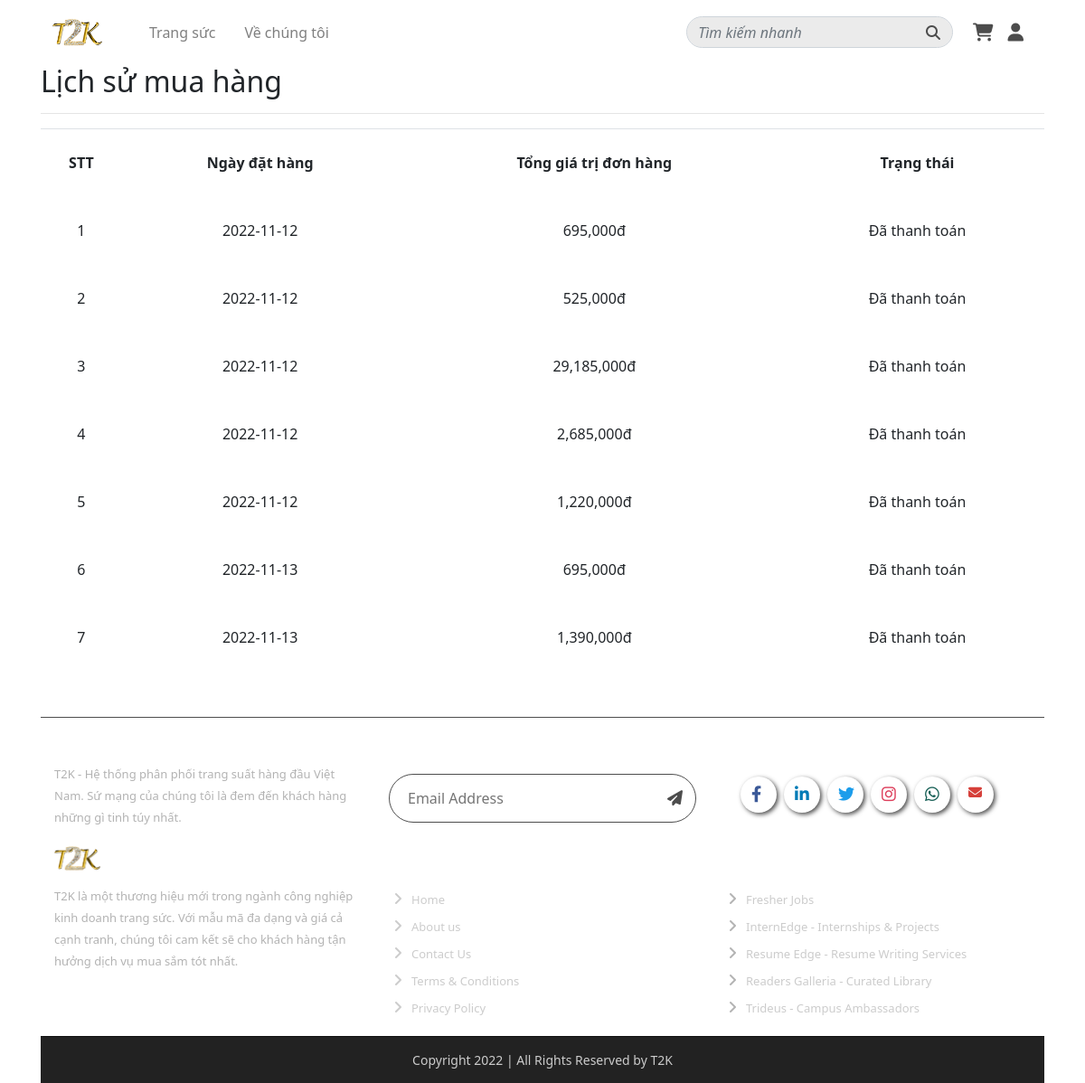
/Order/History (signed in), run on the app's committed database.
### tables this page shows
CREATE TABLE `tbl_order` (
  `order_id` int(10) NOT NULL,
  `order_date` date NOT NULL,
  `order_status` varchar(100) NOT NULL,
  `order_price` int(100) NOT NULL,
  `user_id` int(10) NOT NULL
);

### mvc/core/Controller.php (called while the page is built, shortened)
<?php
    class Controller{
        public function View($view,$data = []) {
            require_once "mvc/views/".$view.".php";
        }
    }
?>

### mvc/controllers/Order.php (called while the page is built, shortened)
<?php
class Order extends Controller
{
    protected $orderdb;
    public function __construct()
    {
        $this->orderdb = $this->Model("OrderModel");
    }
    public function History() {
        $this->View("Layout2",[
            "DB" => $this->orderdb->GetOrder($_SESSION['user_id']),
            "Page" => "Historypage"
        ]);
    }
}
?>

### mvc/core/App.php (called while the page is built, shortened)
<?php
    class App {
        protected $action="Show";
        function __construct(){
            $arr = $this->UrlProcess();
            if ( $arr != null && file_exists("mvc/controllers/".$arr[0].".php"))
            {
                unset ($arr[0]);
            }
            $this->controller = new $this->controller;
            if (isset($arr[1])) {
                if (method_exists($this->controller , $arr[1])){
                    $this->action = $arr[1];
                }
                unset ($arr[1]);
            }
            $this->params = $arr?array_values($arr):[];
            call_user_func_array([$this->controller,$this->action],$this->params);
        }
        function UrlProcess(){
            if( isset($_GET["url"]) ){
                return explode("/", filter_var(trim($_GET["url"], "/")));
            }
        }
    }
?>

### index.php (called while the page is built, shortened)
<?php
    $myApp = new App();
?>

### mvc/core/DB_Module.php (called while the page is built, shortened)
<?php
class DataModel
{
    protected $servername = "localhost";
    protected $username = "root";
    protected $password = "";
    public function __construct()
    {
        $this->con = mysqli_connect($this->servername, $this->username, $this->password);
    }
}

### mvc/models/OrderModel.php (called while the page is built, shortened)
<?php
class OrderModel extends DataModel{
    public function GetOrder($id){
        $qr = "SELECT * FROM `tbl_order` WHERE `tbl_order`.`user_id` = $id";
        $rows =  mysqli_query($this->con, $qr);
        $arr = array();
        while ($row = mysqli_fetch_array($rows)) {
            $arr[] = $row;
        }
        return json_encode($arr);
    }
}
?>

### mvc/views/pages/Historypage.php (the view)
<h2>Lịch sử mua hàng</h2>
<hr>
<?php
$obj = json_decode($data['DB']);
if (count($obj) > 0) { ?>
    <table class="table">
        <tr>
            <th scope="col" style="padding: 5px; text-align: center;">STT</th>
            <th scope="col" style="padding: 5px; text-align: center;">Ngày đặt hàng</th>
            <th scope="col" style="padding: 5px; text-align: center;">Tổng giá trị đơn hàng</th>
            <th scope="col" style="padding: 5px; text-align: center;">Trạng thái</th>
        </tr>
        <?php $num =1 ;
         for ($i = 0; $i < count($obj); $i++) { ?>
                <tr>
                    <td scope="col" style="padding: 5px; text-align: center;"><?= $num++ ?></td>
                    <td scope="col" style="padding: 5px; text-align: center;"><?= $obj[$i]->order_date ?></td>
                    <td scope="col" style="padding: 5px; text-align: center;"><?= number_format($obj[$i]->order_price) ?>đ</td>
                    <td scope="col" style="padding: 5px; text-align: center;"><?= $obj[$i]->order_status ?></td>
                </tr>
            <?php } ?>
    </table>
<?php } else {
    echo '<h4 style =" text-align: center; ">Lịch sử mua hàng trống</h4>';
} ?>

### mvc/views/Layout2.php (shortened to what this page needs)
<!DOCTYPE html>
<html lang="en">
<head>
    <link rel="stylesheet" href="https://cdn.jsdelivr.net/npm/bootstrap@4.6.2/dist/css/bootstrap.min.css">
    <link rel="stylesheet" href="https://cdnjs.cloudflare.com/ajax/libs/font-awesome/6.1.1/css/all.min.css" />
    <link rel="stylesheet" href="/t2k/public/other/owlcarousel/assets/owl.carousel.min.css">
    <link rel="stylesheet" href="/t2k/public/other/owlcarousel/assets/owl.theme.default.min.css">
</head>
<body>
    <div class="container">
        <nav class="navbar navbar-expand-lg navbar-light" style="padding: 8px 8px 8px 0;">
            <a class="navbar-brand" href="http://localhost/t2k/Home"><img style="width: 80px;" src="/t2k/public/image/Logo.jpg" alt=""></a>
            <div class="collapse navbar-collapse justify-content-between" id="navbarSupportedContent">
                <ul class="navbar-nav">
                    <li class="nav-item ml-3">
                        <a class="nav-link" id="item" href="http://localhost/t2k/Product">Trang sức <span class="sr-only">(current)</span></a>
                    </li>
                    <li class="nav-item ml-3">
                        <a class="nav-link" id="item" href="#">Về chúng tôi</a>
                    </li>
                </ul>
                <div class="nav-right col-lg-7 col-md-12">
                    <form action="http://localhost/t2k/Product/Search" method="post" class="d-flex nav-right col-7 col-xs-12 ">
                        <input value="" id="keyword" name="keyword" class="form-control"  type="search" placeholder="Tìm kiếm nhanh" aria-label="Search">
                        <button class="btn" id="btnsearch" name="btn_search" type="submit"><i class="fa fa-search form-control-feedback"></i></button>
                    </form>
                    <a href="http://localhost/t2k/Cart" class="cart-icon ml-3 ">
                        <i class="fa-solid fa-cart-shopping icon-nav"></i>
                    </a>
                    <?php require_once "./mvc/views/blocks/user_login.php"?>
                </div>
        </nav>
        <?php require_once "./mvc/views/pages/" . $data["Page"] . ".php" ?>
        <footer>
            <div class="footer-wrap">
                <div class="container first_class">
                    <div class="row">
                        <div class="col-md-4 col-sm-6">
                            <p>T2K - Hệ thống phân phối trang suất hàng đầu Việt Nam. Sứ mạng của chúng tôi là đem đến khách hàng những gì tinh túy nhất.</p>
                        </div>
                        <div class="col-md-4 col-sm-6">
                            <form class="newsletter">
                                <input type="text" placeholder="Email Address">
                                <button class="newsletter_submit_btn" type="submit"><i class="fa fa-paper-plane"></i></button>
                            </form>
                        </div>
                        <div class="col-md-4 col-sm-6 d-none d-lg-block">
                            <div class="col-md-12">
                                <div class="standard_social_links">
                                    <div>
                                        <li class="round-btn btn-facebook"><a href="#"><i class="fab fa-facebook-f"></i></a>
                                        </li>
                                        <li class="round-btn btn-linkedin"><a href="#"><i class="fab fa-linkedin-in" aria-hidden="true"></i></a>
                                        </li>
                                        <li class="round-btn btn-twitter"><a href="#"><i class="fab fa-twitter" aria-hidden="true"></i></a>
                                        </li>
                                        <li class="round-btn btn-instagram"><a href="#"><i class="fab fa-instagram" aria-hidden="true"></i></a>
                                        </li>
                                        <li class="round-btn btn-whatsapp"><a href="#"><i class="fab fa-whatsapp" aria-hidden="true"></i></a>
                                        </li>
                                        <li class="round-btn btn-envelop"><a href="#"><i class="fa fa-envelope" aria-hidden="true"></i></a>
                                        </li>
                                    </div>
                                </div>
                            </div>
                            <div class="col-md-12">
                                <h3 style="text-align: right;">Stay Connected</h3>
                            </div>
                        </div>
                    </div>
                </div>
                <div class="second_class ">
                    <div class="container second_class_bdr">
                        <div class="row">
                            <div class="col-md-4 col-sm-6">
                                <div class="footer-logo"><img src="/t2k/public/image/T2Km1.jpg" style="width:15%;" alt="logo">
                                </div>
                                <p>T2K là một thương hiệu mới trong ngành công nghiệp kinh doanh trang sức.
                                Với mẫu mã đa dạng và giá cả cạnh tranh, chúng tôi cam kết sẽ cho khách hàng tận hưởng dịch vụ mua sắm tót nhất.</p>
                            </div>
                            <div class="col-md-4 col-sm-6 d-none d-lg-block">
                                <h3>Quick LInks</h3>
                                <ul class="footer-links">
                                    <li><a href="#">Home</a>
                                    </li>
                                    <li><a href="#">About us</a>
                                    </li>
                                    <li><a href="#">Contact Us</a>
                                    </li>
                                    <li><a href="#" target="_blank">Terms &amp; Conditions</a>
                                    </li>
                                    <li><a href="#" target="_blank">Privacy Policy</a>
                                    </li>
                                </ul>
                            </div>
                            <div class="col-md-4 col-sm-6 d-none d-lg-block">
                                <h3>OUR SERVICES</h3>
                                <ul class="footer-category">
                                    <li><a href="#">Fresher Jobs</a>
                                    </li>
                                    <li><a href="#">InternEdge - Internships &amp; Projects </a>
                                    </li>
                                    <li><a href="#">Resume Edge - Resume Writing Services</a>
                                    </li>
                                    <li><a href="#">Readers Galleria - Curated Library</a>
                                    </li>
                                    <li><a href="#">Trideus - Campus Ambassadors</a>
                                    </li>
                                </ul>
                            </div>
                        </div>
                    </div>
                    <div class="row" id="coppyright-row">
                        <div class="container-fluid">
                            <div class="copyright"> Copyright 2022 | All Rights Reserved by T2K</div>
                        </div>
                    </div>
                </div>
            </div>
        </footer>
    </div>
</body>
</html>

### mvc/views/blocks/user_login.php (shortened to what this page needs)
<div class="dropdown">
    <a class="login-icon ml-3" type="button" id="triggerId" data-toggle="dropdown" aria-haspopup="true" aria-expanded="false">
        <i class="fa-solid fa-user icon-nav"></i>
    </a>
</div>

### data on the page
tbl_order: order_date "2022-11-12", order_price "695,000", order_status "Đã thanh toán"
tbl_order: order_date "2022-11-12", order_price "525,000", order_status "Đã thanh toán"
tbl_order: order_date "2022-11-12", order_price "29,185,000", order_status "Đã thanh toán"
tbl_order: order_date "2022-11-12", order_price "2,685,000", order_status "Đã thanh toán"
tbl_order: order_date "2022-11-12", order_price "1,220,000", order_status "Đã thanh toán"
tbl_order: order_date "2022-11-13", order_price "695,000", order_status "Đã thanh toán"
tbl_order: order_date "2022-11-13", order_price "1,390,000", order_status "Đã thanh toán"
